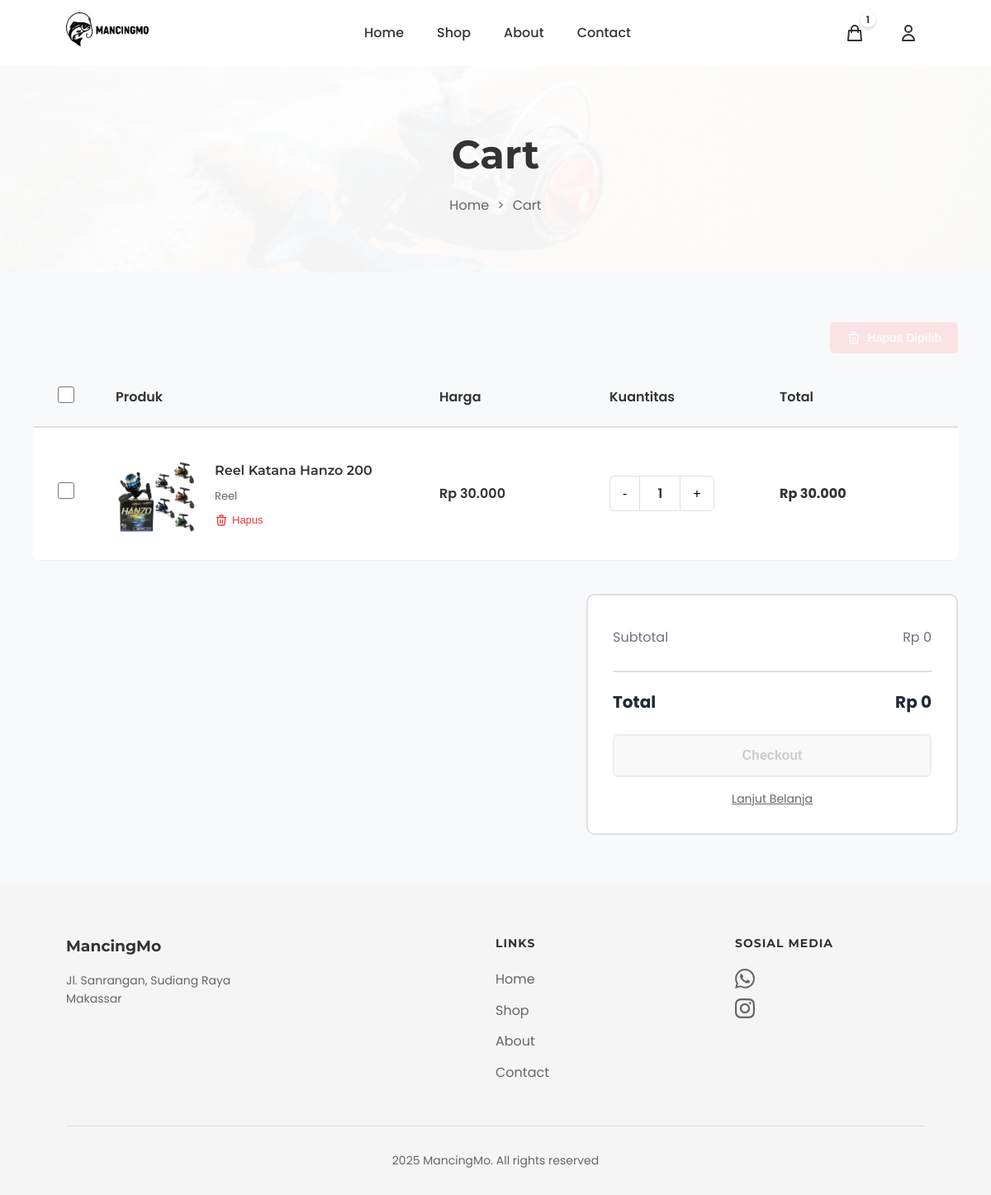
The app's page /cart/ (signed in) with its own data.
### products/models.py (models this page shows, shortened)
class Cart(models.Model):
    user = models.OneToOneField(User, on_delete=models.CASCADE, related_name='cart', verbose_name="Pengguna")
    created_at = models.DateTimeField(auto_now_add=True, verbose_name="Dibuat Pada")
    updated_at = models.DateTimeField(auto_now=True, verbose_name="Diperbarui Pada")
    class Meta:
        verbose_name = "Keranjang"
        verbose_name_plural = "Keranjang"
        app_label = 'products'
    @property
    def unique_items_count(self):
        return self.items.count()
    def get_unique_items_count(self):
        return self.unique_items_count

class CartItem(models.Model):
    cart = models.ForeignKey(Cart, on_delete=models.CASCADE, related_name='items', verbose_name="Keranjang")
    product = models.ForeignKey(Product, on_delete=models.CASCADE, verbose_name="Produk")
    quantity = models.IntegerField(default=1, verbose_name="Jumlah")
    added_at = models.DateTimeField(auto_now_add=True, verbose_name="Ditambahkan Pada")
    class Meta:
        verbose_name = "Item Keranjang"
        verbose_name_plural = "Item Keranjang"
        unique_together = ('cart', 'product')
    @property
    def subtotal(self):
        return self.product.price * self.quantity
    def get_subtotal(self):
        return self.subtotal

class Product(models.Model):
    name = models.CharField(max_length=300, verbose_name="Nama Produk")
    slug = models.SlugField(unique=True, blank=True, verbose_name="Slug")
    description = models.TextField(verbose_name="Deskripsi")
    price = models.DecimalField(max_digits=10, decimal_places=0, verbose_name="Harga")
    category = models.ForeignKey(Category, on_delete=models.CASCADE, related_name='products', verbose_name="Kategori")
    stock = models.IntegerField(default=0, verbose_name="Stok")
    image = models.ImageField(upload_to='products/', blank=True, null=True, verbose_name="Gambar")
    is_active = models.BooleanField(default=True, verbose_name="Aktif")
    featured = models.BooleanField(default=False, verbose_name="Unggulan")
    created_at = models.DateTimeField(auto_now_add=True, verbose_name="Dibuat Pada")
    updated_at = models.DateTimeField(auto_now=True, verbose_name="Diperbarui Pada")
    class Meta:
        verbose_name = "Produk"
        verbose_name_plural = "Produk"
        ordering = ['-created_at']
        app_label = 'products'

class Category(models.Model):
    name = models.CharField(max_length=200, verbose_name="Nama Kategori")
    slug = models.SlugField(unique=True, blank=True, verbose_name="Slug")
    description = models.TextField(blank=True, verbose_name="Deskripsi")
    created_at = models.DateTimeField(auto_now_add=True, verbose_name="Dibuat Pada")
    class Meta:
        verbose_name = "Kategori"
        verbose_name_plural = "Kategori"
        ordering = ['name']
        app_label = 'products'

### products/views.py (the view)
# urls.py: path('cart/', views.cart, name='cart'),
@login_required
def cart(request):
    cart, created = Cart.objects.get_or_create(user=request.user)
    cart_items = cart.items.select_related('product').all()
    context = {
        'cart': cart,
        'cart_items': cart_items,
    }
    return render(request, 'cart.html', context)

### products/templatetags/currency_filters.py (called while the page is built)
@register.filter
def format_currency(value):
    try:
        value = int(value)
        return f"{value:,}".replace(",", ".")
    except (ValueError, TypeError):
        return value

### templates/cart.html (shortened to what this page needs)
{% extends 'base.html' %}
{% load static %}
{% load currency_filters %}
{% block extra_css %}
<link rel="stylesheet" href="{% static 'css/cart.css' %}">
{% endblock %}
{% block content %}
<section class="page-hero">
    <h1 class="page-title">Cart</h1>
    <div class="breadcrumb">
        <a href="{% url 'home' %}">Home</a>
        <span>></span>
        <span>Cart</span>
    </div>
</section>
<section class="cart-container">
    {% if cart_items %}
    <div class="cart-actions">
        <button type="button" class="btn-delete-selected" id="delete-selected-btn" onclick="deleteSelectedItems()" disabled>
            <svg fill="none" stroke="currentColor" viewBox="0 0 24 24">
                <path stroke-linecap="round" stroke-linejoin="round" stroke-width="2" d="M19 7l-.867 12.142A2 2 0 0116.138 21H7.862a2 2 0 01-1.995-1.858L5 7m5 4v6m4-6v6m1-10V4a1 1 0 00-1-1h-4a1 1 0 00-1 1v3M4 7h16"/>
            </svg>
        </button>
    </div>
    <div class="cart-table">
        <div class="table-header">
            <div>
                <input type="checkbox" id="select-all-checkbox" onchange="toggleSelectAll(this)">
            </div>
            <div>Produk</div>
            <div>Harga</div>
            <div>Kuantitas</div>
            <div>Total</div>
        </div>
        {% for item in cart_items %}
        <div class="cart-item" data-item-id="{{ item.id }}">
            <div>
                <input type="checkbox" class="item-checkbox"
                       data-item-id="{{ item.id }}"
                       data-price="{{ item.product.price|floatformat:0 }}"
                       data-quantity="{{ item.quantity }}"
                       data-subtotal="{{ item.get_subtotal|floatformat:0 }}"
                       onchange="updateCartSummary()">
            </div>
            <div class="item-details">
                <div class="item-image">
                    {% if item.product.image %}
                    <img src="{{ item.product.image.url }}" alt="{{ item.product.name }}">
                    {% else %}
                    <img src="{% static 'image/no-image.png' %}" alt="No Image">
                    {% endif %}
                </div>
                <div class="item-info">
                    <h3>{{ item.product.name }}</h3>
                    <div class="item-variant">{{ item.product.category.name }}</div>
                    <div class="item-actions">
                        <form method="post" action="{% url 'remove_from_cart' item.id %}" style="display: inline;">
                            <button type="submit" class="action-btn" onclick="return confirm('Hapus produk ini dari keranjang?')">
                                <svg fill="none" stroke="currentColor" viewBox="0 0 24 24">
                                    <path stroke-linecap="round" stroke-linejoin="round" stroke-width="2" d="M19 7l-.867 12.142A2 2 0 0116.138 21H7.862a2 2 0 01-1.995-1.858L5 7m5 4v6m4-6v6m1-10V4a1 1 0 00-1-1h-4a1 1 0 00-1 1v3M4 7h16"/>
                                </svg>
                                Hapus
                            </button>
                        </form>
                    </div>
                </div>
            </div>
            <div class="item-price">
                Rp {{ item.product.price|format_currency }}
            </div>
            <div class="item-quantity">
                <button class="qty-btn" onclick="updateQuantity({{ item.id }}, 'decrease')">-</button>
                <span class="qty-display" id="qty-{{ item.id }}">{{ item.quantity }}</span>
                <button class="qty-btn" onclick="updateQuantity({{ item.id }}, 'increase')">+</button>
            </div>
            <div class="item-total" id="subtotal-{{ item.id }}">
                Rp {{ item.get_subtotal|format_currency }}
            </div>
        </div>
        {% endfor %}
    </div>
    <div class="cart-summary">
        <div class="summary-row">
            <span>Subtotal</span>
            <span id="cart-subtotal">Rp 0</span>
        </div>
        <div class="summary-row total">
            <span>Total</span>
            <span id="cart-total">Rp 0</span>
        </div>
        <button type="button" class="btn-checkout" id="checkout-btn" onclick="proceedToCheckout()" disabled>Checkout</button>
        <a href="{% url 'shop' %}" class="link-continue">Lanjut Belanja</a>
    </div>
    {% endif %}
</section>
{% endblock %}

### templates/includes/header.html (shortened to what this page needs)
{% load static %}
<nav>
    <div class="logo">
        <a href="{% url 'home' %}">
            <img src="{% static 'image/logo mancingmo.png' %}" alt="MancingMo Logo">
        </a>
    </div>
    <ul class="nav-links">
        <li><a href="{% url 'home' %}">Home</a></li>
        <li><a href="{% url 'shop' %}">Shop</a></li>
        <li><a href="{% url 'about' %}">About</a></li>
        <li><a href="{% url 'contact' %}">Contact</a></li>
    </ul>
    <div class="nav-icons">
        <a href="{% url 'cart' %}" class="icon-link cart-icon-wrapper">
            <svg fill="none" stroke="currentColor" viewBox="0 0 24 24">
                <path stroke-linecap="round" stroke-linejoin="round" stroke-width="2" d="M16 11V7a4 4 0 00-8 0v4M5 9h14l1 12H4L5 9z"/>
            </svg>
            {% if user.is_authenticated %}
                {% if user.cart.get_unique_items_count > 0 %}
                <span class="cart-badge" id="cartBadge">{{ user.cart.get_unique_items_count }}</span>
                {% else %}
                <span class="cart-badge" id="cartBadge" style="display: none;"></span>
                {% endif %}
            {% endif %}
        </a>
        {% if user.is_authenticated %}
        <div class="user-menu">
            <button class="user-btn">
                <svg fill="none" stroke="currentColor" viewBox="0 0 24 24">
                    <path stroke-linecap="round" stroke-linejoin="round" stroke-width="2" d="M16 7a4 4 0 11-8 0 4 4 0 018 0zM12 14a7 7 0 00-7 7h14a7 7 0 00-7-7z"/>
                </svg>
            </button>
        </div>
        {% endif %}
    </div>
</nav>

### static/css/header.css (style rules this page uses)
nav { display: flex; justify-content: space-between; align-items: center; padding: 15px 80px; background: white; box-shadow: 0 2px 5px rgba(0,0,0,0.1); height: 80px; }
.logo { display: flex; align-items: center; font-weight: bold; font-size: 20px; }
.logo img { width: 100px; height: 100px; margin-right: 10px; object-fit: contain; }
.nav-links { display: flex; gap: 40px; list-style: none; }
.nav-links a { text-decoration: none; color: #333; font-weight: 500; transition: color 0.3s; }
.nav-icons { display: flex; gap: 25px; align-items: center; }
.nav-icons a { text-decoration: none; color: #333; display: flex; flex-direction: column; align-items: center; gap: 5px; }
.nav-icons a svg { width: 24px; height: 24px; color: #333; stroke: #333; }
.nav-icons a span { font-size: 12px; color: #333; line-height: 1; white-space: nowrap; }
.cart-icon-wrapper { position: relative; display: flex; align-items: center; justify-content: center; width: 40px; height: 40px; }
.cart-badge { position: absolute; top: -5px; right: -5px; background: transparent; color: white; font-size: 11px; font-weight: 600; min-width: 18px; height: 18px; border-radius: 9px; display: flex; align-items: center; justify-content: center; padding: 0 5px; box-shadow: 0 2px 4px rgba(0, 0, 0, 0.2); border: 2px solid white; z-index: 10; }
.user-menu { position: relative; }
.user-btn { display: flex; align-items: center; justify-content: center; width: 40px; height: 40px; padding: 0; background: transparent; border: none; cursor: pointer; transition: all 0.3s ease; color: #333; }
.user-btn svg { width: 24px; height: 24px; }
.icon-link { display: flex; align-items: center; justify-content: center; width: 40px; height: 40px; color: #333; transition: all 0.3s ease; }

### static/css/order_history.css (style rules this page uses)
.summary-row { display: flex; justify-content: space-between; padding: 0.5rem 0; color: #6b7280; font-size: 0.9rem; }
.summary-row.total { font-weight: 600; color: #1f2937; border-top: 2px solid #e5e7eb; padding-top: 0.75rem; margin-top: 0.5rem; font-size: 1rem; }

### templates/base.html (style rules this page uses)
* { margin: 0; padding: 0; box-sizing: border-box; }
body { font-family: 'Poppins', sans-serif; color: #333; background-color: #f8f9fa; line-height: 1.6; min-height: 100vh; display: flex; flex-direction: column; }
h1, h2, h3, h4, h5, h6 { font-family: 'Montserrat', sans-serif; }

### records on screen
CartItem: product.image (picture), product.name "Reel Katana Hanzo 200", product.category.name "Reel", product.price "30.000", quantity "1", get_subtotal "30.000"

### other values on screen
{{ user.cart.get_unique_items_count }} "1"
